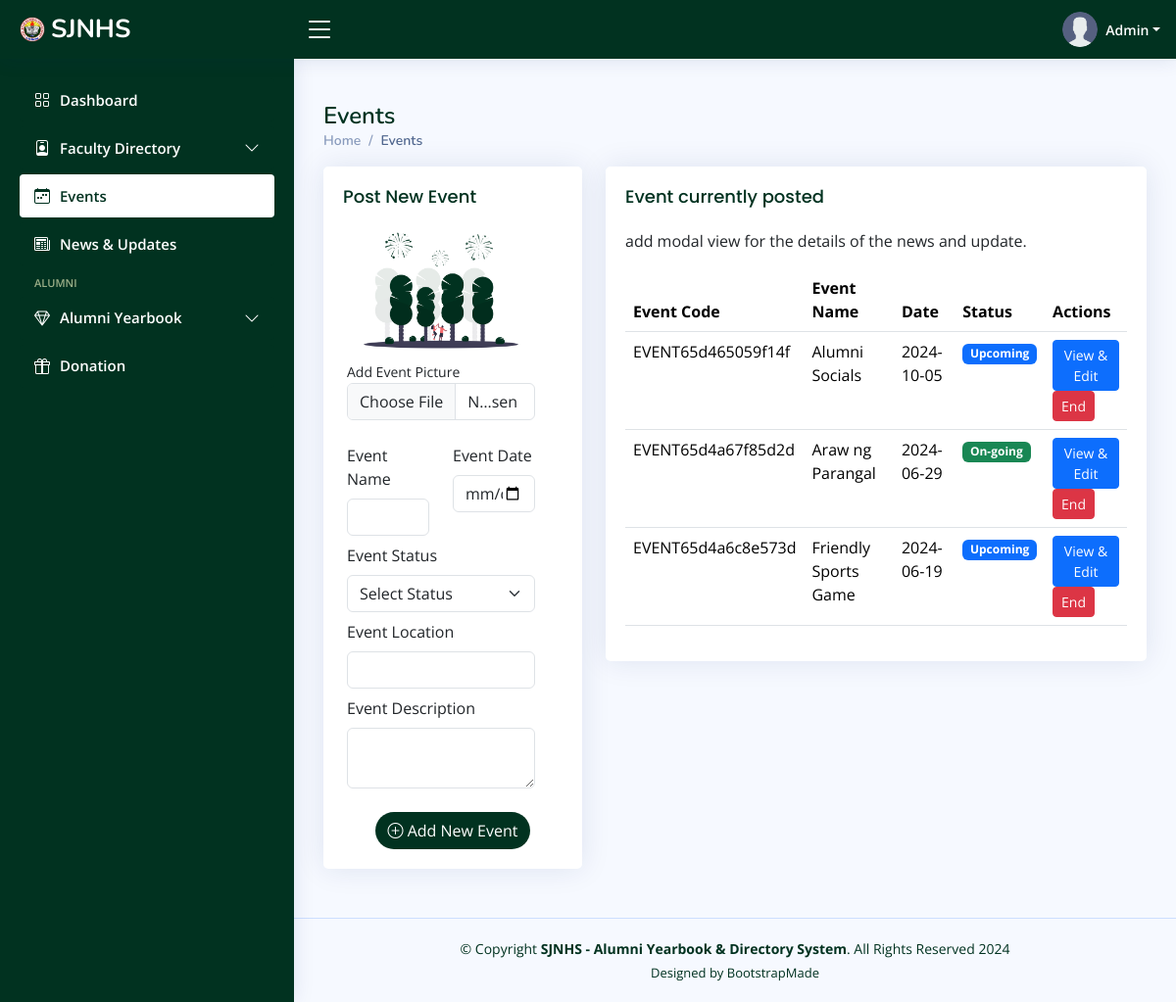
Screenshot of /admin/events.php (signed in) with the database file from the repository.
### tables this page shows
CREATE TABLE `events` (
  `id` int(11) UNSIGNED NOT NULL,
  `eventsCode` varchar(255) NOT NULL,
  `eventName` varchar(255) NOT NULL,
  `eventDate` date NOT NULL,
  `eventStatus` int(11) NOT NULL,
  `eventLocation` varchar(255) NOT NULL,
  `eventDescription` text NOT NULL,
  `eventPicture` varchar(255) NOT NULL,
  `date_created` date NOT NULL DEFAULT current_timestamp()
);

### admin/events.php (the view, shortened to what this page needs)
<?php
include_once 'includes/header.php';
include_once 'includes/conn.php';
include_once 'includes/sidebar.php';
?>
<main id="main" class="main">
    <div class="pagetitle">
        <h1>Events</h1>
        <nav>
            <ol class="breadcrumb">
                <li class="breadcrumb-item"><a href="dashboard.php">Home</a></li>
                <li class="breadcrumb-item active">Events</li>
            </ol>
        </nav>
    </div>
    <section class="section">
        <div class="row">
            <div class="col-lg-4">
                <div class="card">
                    <div class="card-body">
                        <h5 class="card-title">Post New Event</h5>
                        <form class="row g-3" method="POST" action="code.php" enctype="multipart/form-data">
                            <div class="row mb-4 mt-2">
                                <div class="col-lg-12 col-md-12">
                                    <center>
                                        <img id="eventPicturePreview" src="assets/img/undraw_festivities_tvvj.png"
                                            alt="Event Picture Preview" style="max-width: 100%; max-height: 300px;">
                                    </center>
                                    <small class="mt-2">Add Event Picture</small>
                                    <input type="file" name="eventPicture" class="form-control" id="eventPicture"
                                        onchange="previewEventPicture();" accept="image/*" required>
                                </div>
                            </div>
                            <div class="row">
                                <div class="col-lg-6 col-md-6 mb-2">
                                    <label for="eventName" class="form-label">Event Name</label>
                                    <input type="text" name="eventName" class="form-control" id="eventName" required>
                                </div>
                                <div class="col-lg-6 col-md-6 mb-2">
                                    <label for="eventDate" class="form-label">Event Date</label>
                                    <input type="date" name="eventDate" class="form-control" id="eventDate" required>
                                </div>
                            </div>
                            <div class="row">
                                <div class="col-lg-12 col-md-12 mb-2">
                                    <label for="eventStatus" class="form-label">Event Status</label>
                                    <select name="eventStatus" class="form-select" id="eventStatus" required>
                                        <option value="">Select Status</option>
                                    </select>
                                </div>
                            </div>
                            <div class="row">
                                <div class="col-lg-12 col-md-12 mb-2">
                                    <label for="eventLocation" class="form-label">Event Location</label>
                                    <input type="text" name="eventLocation" class="form-control" id="eventLocation"
                                        required>
                                </div>
                                <div class="col-lg-12 col-md-12 mb-2">
                                    <label for="eventDescription" class="form-label">Event Description</label>
                                    <textarea name="eventDescription" class="form-control" id="eventDescription"
                                        rows="2" required></textarea>
                                </div>
                            </div>
                            <div class="d-grid gap-2 d-md-flex justify-content-md-center">
                                <button class="btn rounded-5 text-white" type="submit"
                                    style="background-color: #013220;" name="addNewEvent"><i
                                        class="bi bi-plus-circle"></i> Add New Event</button>
                            </div>
                        </form>
                    </div>
                </div>
            </div>
            <div class="col-lg-8">
                <div class="card">
                    <div class="card-body">
                        <h5 class="card-title">Event currently posted</h5>
                        <p>add modal view for the details of the news and update.</p>
                        <table class="table datatable">
                            <thead>
                                <tr>
                                    <th scope="col">Event Code</th>
                                    <th scope="col">Event Name</th>
                                    <th scope="col">Date</th>
                                    <th scope="col">Status</th>
                                    <th scope="col">Actions</th>
                                </tr>
                            </thead>
                            <tbody>
                                <?php
                                $sql = "SELECT * FROM events";
                                $result = mysqli_query($conn, $sql);
                                if (mysqli_num_rows($result) > 0) {
                                    while ($row = mysqli_fetch_assoc($result)) {
                                        echo "<tr>";
                                        echo "<td>{$row['eventsCode']}</td>";
                                        echo "<td>{$row['eventName']}</td>";
                                        echo "<td>{$row['eventDate']}</td>";
                                        echo "<td>";
                                        switch ($row['eventStatus']) {
                                            case "1":
                                                echo '<span class="badge bg-success">On-going</span>';
                                                break;
                                            case "2":
                                                echo '<span class="badge bg-primary">Upcoming</span>';
                                                break;
                                        }echo "</td>";
                                        echo "<td>
                                        <button class='btn btn-primary btn-sm' onclick='viewEditEvent({$row['id']})' data-bs-toggle='modal' data-bs-target='#eventModal'>View &amp; Edit</button>
                                                <button class='btn btn-danger btn-sm'>End</button>
                                            </td>";
                                        echo "</tr>";
                                    }
                                } else {
                                    echo "<tr><td colspan='5'>No events found</td></tr>";
                                }
                                ?>
                            </tbody>
                        </table>
                    </div>
                </div>
            </div>
        </div>
    </section>
</main>
<?php
include_once 'includes/footer.php';
?>

### admin/assets/css/style.css (style rules this page uses)
:root { scroll-behavior: smooth; }
body { font-family: "Open Sans", sans-serif; background: #f6f9ff; color: #444444; }
a { color: #013220; text-decoration: none; }
h1, h2, h3, h4, h5, h6 { font-family: "Nunito", sans-serif; }
#main { margin-top: 60px; padding: 20px 30px; transition: all 0.3s; }
.pagetitle { margin-bottom: 10px; }
.pagetitle h1 { font-size: 24px; margin-bottom: 0; font-weight: 600; color: #013220; }
.card { margin-bottom: 30px; border: none; border-radius: 5px; box-shadow: 0px 0 30px rgba(1, 41, 112, 0.1); }
.card-title { padding: 20px 0 15px 0; font-size: 18px; font-weight: 500; color: #013220; font-family: "Poppins", sans-serif; }
.card-body { padding: 0 20px 20px 20px; }
.breadcrumb { font-size: 14px; font-family: "Nunito", sans-serif; color: #899bbd; font-weight: 600; }
.breadcrumb a { color: #899bbd; transition: 0.3s; }
.breadcrumb .breadcrumb-item::before { color: #899bbd; }
.breadcrumb .active { color: #51678f; font-weight: 600; }
@media (min-width: 1200px) { #main, #footer { margin-left: 300px; } }

### rows the page displays
events: eventsCode "EVENT65d465059f14f", eventName "Alumni Socials", eventDate "2024-10-05", eventStatus "Upcoming"
events: eventsCode "EVENT65d4a67f85d2d", eventName "Araw ng Parangal", eventDate "2024-06-29", eventStatus "On-going"
events: eventsCode "EVENT65d4a6c8e573d", eventName "Friendly Sports Game", eventDate "2024-06-19", eventStatus "Upcoming"
